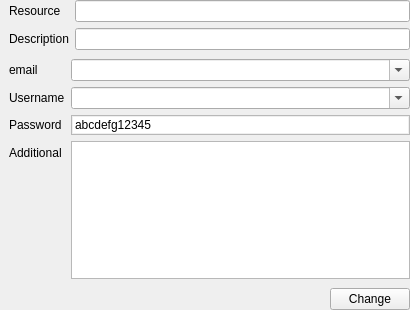
<?xml version="1.0" encoding="UTF-8"?>
<ui version="4.0">
 <class>ResourceWidget</class>
 <widget class="QWidget" name="ResourceWidget">
  <property name="geometry">
   <rect>
    <x>0</x>
    <y>0</y>
    <width>410</width>
    <height>310</height>
   </rect>
  </property>
  <property name="windowTitle">
   <string>Form</string>
  </property>
  <layout class="QVBoxLayout" name="verticalLayout">
   <property name="spacing">
    <number>0</number>
   </property>
   <property name="leftMargin">
    <number>9</number>
   </property>
   <property name="topMargin">
    <number>0</number>
   </property>
   <property name="rightMargin">
    <number>0</number>
   </property>
   <property name="bottomMargin">
    <number>0</number>
   </property>
   <item>
    <widget class="QWidget" name="wgtResource" native="true">
     <layout class="QFormLayout" name="formLayout">
      <property name="leftMargin">
       <number>0</number>
      </property>
      <property name="topMargin">
       <number>0</number>
      </property>
      <property name="rightMargin">
       <number>0</number>
      </property>
      <property name="bottomMargin">
       <number>0</number>
      </property>
      <item row="0" column="0">
       <widget class="QLabel" name="lblResource">
        <property name="text">
         <string>Resource</string>
        </property>
       </widget>
      </item>
      <item row="0" column="1">
       <widget class="QLineEdit" name="lineEdit"/>
      </item>
      <item row="1" column="0">
       <widget class="QLabel" name="lblDescription">
        <property name="text">
         <string>Description</string>
        </property>
       </widget>
      </item>
      <item row="1" column="1">
       <widget class="QLineEdit" name="lineEdit_6"/>
      </item>
     </layout>
    </widget>
   </item>
   <item>
    <widget class="QWidget" name="wgtData" native="true">
     <layout class="QFormLayout" name="formLayout_2">
      <property name="leftMargin">
       <number>0</number>
      </property>
      <property name="rightMargin">
       <number>0</number>
      </property>
      <property name="bottomMargin">
       <number>9</number>
      </property>
      <item row="0" column="0">
       <widget class="QLabel" name="lblEmail">
        <property name="text">
         <string>email</string>
        </property>
       </widget>
      </item>
      <item row="1" column="0">
       <widget class="QLabel" name="lblUserName">
        <property name="text">
         <string>Username</string>
        </property>
       </widget>
      </item>
      <item row="2" column="0">
       <widget class="QLabel" name="lblPassword">
        <property name="text">
         <string>Password</string>
        </property>
       </widget>
      </item>
      <item row="3" column="0">
       <widget class="QLabel" name="lblAdditional">
        <property name="text">
         <string>Additional</string>
        </property>
       </widget>
      </item>
      <item row="3" column="1">
       <widget class="QTextEdit" name="textEdit">
        <property name="minimumSize">
         <size>
          <width>0</width>
          <height>50</height>
         </size>
        </property>
        <property name="frameShadow">
         <enum>QFrame::Plain</enum>
        </property>
        <property name="midLineWidth">
         <number>0</number>
        </property>
       </widget>
      </item>
      <item row="0" column="1">
       <widget class="QComboBox" name="comboEmail">
        <property name="sizePolicy">
         <sizepolicy hsizetype="Preferred" vsizetype="Preferred">
          <horstretch>0</horstretch>
          <verstretch>0</verstretch>
         </sizepolicy>
        </property>
        <property name="editable">
         <bool>true</bool>
        </property>
       </widget>
      </item>
      <item row="1" column="1">
       <widget class="QComboBox" name="comboUserName">
        <property name="sizePolicy">
         <sizepolicy hsizetype="Preferred" vsizetype="Preferred">
          <horstretch>0</horstretch>
          <verstretch>0</verstretch>
         </sizepolicy>
        </property>
        <property name="editable">
         <bool>true</bool>
        </property>
       </widget>
      </item>
      <item row="2" column="1">
       <widget class="QFrame" name="framePassword">
        <property name="frameShape">
         <enum>QFrame::StyledPanel</enum>
        </property>
        <property name="frameShadow">
         <enum>QFrame::Sunken</enum>
        </property>
        <layout class="QHBoxLayout" name="horizontalLayout">
         <property name="spacing">
          <number>0</number>
         </property>
         <property name="leftMargin">
          <number>1</number>
         </property>
         <property name="topMargin">
          <number>1</number>
         </property>
         <property name="rightMargin">
          <number>1</number>
         </property>
         <property name="bottomMargin">
          <number>1</number>
         </property>
         <item>
          <widget class="QLineEdit" name="txtPassword">
           <property name="sizePolicy">
            <sizepolicy hsizetype="Expanding" vsizetype="Preferred">
             <horstretch>0</horstretch>
             <verstretch>0</verstretch>
            </sizepolicy>
           </property>
           <property name="styleSheet">
            <string notr="true">border: none;</string>
           </property>
           <property name="text">
            <string>abcdefg12345</string>
           </property>
          </widget>
         </item>
        </layout>
       </widget>
      </item>
     </layout>
    </widget>
   </item>
   <item>
    <layout class="QHBoxLayout" name="horizontalLayout_3">
     <item>
      <spacer name="horizontalSpacer">
       <property name="orientation">
        <enum>Qt::Horizontal</enum>
       </property>
       <property name="sizeHint" stdset="0">
        <size>
         <width>40</width>
         <height>20</height>
        </size>
       </property>
      </spacer>
     </item>
     <item>
      <widget class="QPushButton" name="btnChange">
       <property name="text">
        <string>Change</string>
       </property>
      </widget>
     </item>
    </layout>
   </item>
  </layout>
 </widget>
 <resources/>
 <connections/>
</ui>
